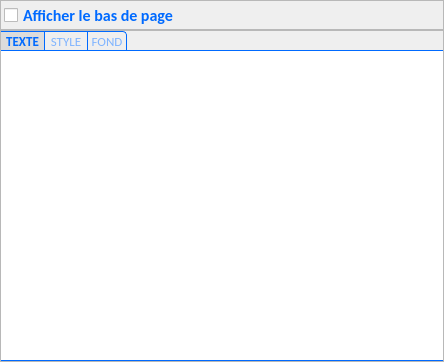
<?xml version="1.0" encoding="UTF-8"?>
<ui version="4.0">
 <class>FooterUI</class>
 <widget class="QWidget" name="FooterUI">
  <property name="geometry">
   <rect>
    <x>0</x>
    <y>0</y>
    <width>444</width>
    <height>362</height>
   </rect>
  </property>
  <property name="windowTitle">
   <string>Form</string>
  </property>
  <layout class="QVBoxLayout" name="vlFooter">
   <property name="spacing">
    <number>0</number>
   </property>
   <property name="leftMargin">
    <number>0</number>
   </property>
   <property name="topMargin">
    <number>0</number>
   </property>
   <property name="rightMargin">
    <number>0</number>
   </property>
   <property name="bottomMargin">
    <number>0</number>
   </property>
   <item>
    <widget class="QFrame" name="frameEnableFooter">
     <property name="maximumSize">
      <size>
       <width>16777215</width>
       <height>30</height>
      </size>
     </property>
     <property name="frameShape">
      <enum>QFrame::StyledPanel</enum>
     </property>
     <property name="frameShadow">
      <enum>QFrame::Raised</enum>
     </property>
     <layout class="QHBoxLayout" name="horizontalLayout">
      <property name="leftMargin">
       <number>3</number>
      </property>
      <property name="topMargin">
       <number>5</number>
      </property>
      <property name="rightMargin">
       <number>3</number>
      </property>
      <property name="bottomMargin">
       <number>5</number>
      </property>
      <item>
       <widget class="QCheckBox" name="cbEnableFooter">
        <property name="minimumSize">
         <size>
          <width>150</width>
          <height>0</height>
         </size>
        </property>
        <property name="toolTip">
         <string>Utiliser les paramètres définis ci-dessous pour cet ensemble</string>
        </property>
        <property name="styleSheet">
         <string notr="true">QWidget {
  
	color : rgb(0,106,255);
    font:  bold 12pt Calibri;


 }
</string>
        </property>
        <property name="text">
         <string>Afficher le bas de page</string>
        </property>
       </widget>
      </item>
      <item>
       <spacer name="horizontalSpacer1">
        <property name="orientation">
         <enum>Qt::Horizontal</enum>
        </property>
        <property name="sizeHint" stdset="0">
         <size>
          <width>40</width>
          <height>20</height>
         </size>
        </property>
       </spacer>
      </item>
     </layout>
    </widget>
   </item>
   <item>
    <widget class="QFrame" name="frameFooter">
     <property name="maximumSize">
      <size>
       <width>16777215</width>
       <height>16777215</height>
      </size>
     </property>
     <property name="frameShape">
      <enum>QFrame::StyledPanel</enum>
     </property>
     <property name="frameShadow">
      <enum>QFrame::Raised</enum>
     </property>
     <layout class="QVBoxLayout" name="verticalLayout_34">
      <property name="spacing">
       <number>0</number>
      </property>
      <property name="leftMargin">
       <number>0</number>
      </property>
      <property name="topMargin">
       <number>0</number>
      </property>
      <property name="rightMargin">
       <number>0</number>
      </property>
      <property name="bottomMargin">
       <number>0</number>
      </property>
      <item>
       <widget class="QTabWidget" name="tabFooter">
        <property name="sizePolicy">
         <sizepolicy hsizetype="Expanding" vsizetype="Preferred">
          <horstretch>0</horstretch>
          <verstretch>0</verstretch>
         </sizepolicy>
        </property>
        <property name="minimumSize">
         <size>
          <width>0</width>
          <height>0</height>
         </size>
        </property>
        <property name="maximumSize">
         <size>
          <width>16777215</width>
          <height>16777215</height>
         </size>
        </property>
        <property name="styleSheet">
         <string notr="true">
/* ################################  TAB BAR*/

QTabWidget::tab-bar {
    alignment: left;
}

/* ################################  PANE */

QTabWidget::pane { 

	/* border */
    border: 0px solid rgb(0,106,255);
    border-top: 1px solid rgb(0,106,255);
	border-right: 0px solid rgb(0,106,255);
	border-bottom: 1px solid rgb(0,106,255);


	/* border radius */
	border-top-right-radius: 0px;
	border-top-left-radius: 0px;
	border-bottom-right-radius: 0px;
	border-bottom-left-radius: 0px;

	/* color */
	background-color:rgb(255, 255, 255)
}

/* ################################  TAB*/

/* ################ BASE */

QTabBar::tab {

	/* border */
    border: 0px solid rgb(0,106,255);
    border-right: 1px solid rgb(0,106,255);
    border-top: 1px solid rgb(0,106,255);

	/* border radius */
    border-radius: 0px;

	/* size */
	height:4ex;
	min-width:20ex;

	/* padding */
    padding: 2px;
}

/* ################ SELECTION */

QTabBar::tab:!selected {

	/* color */
	background-color: qlineargradient(x1: 0, y1: 0, x2: 0, y2: 1,
                                       stop: 0 #f6f7fa, stop: 1 #dadbde);
	color : rgb(127,180,255);

	/* font */
  	font:  10pt Calibri;
}


QTabBar::tab:selected {

	/* color */
	color : rgb(0,106,255);
    background-color:  rgb(220,220,220);

	/* font */
	 font: bold 10pt Calibri;
}


/* ################ HOVER*/

QTabBar::tab:hover  {

	/* color */
	color : rgb(0,106,255);	
    background-color: qlineargradient(x1: 0, y1: 0, x2: 0, y2: 1,
                                       stop: 0 #dadbde, stop: 1 #f6f7fa);

	/* font */
	 font: bold 10pt Calibri;
}


/* ################ FIRST / LAST */

QTabBar::tab:first{

	/* border */
	border-left: 0px solid rgb(0,106,255);

	/* border radius */
	border-top-left-radius: 0px;
	border-bottom-left-radius: 0px;

}

QTabBar::tab:last{

	/* border radius */
	 border-top-right-radius: 4px;
}
</string>
        </property>
        <property name="tabPosition">
         <enum>QTabWidget::North</enum>
        </property>
        <property name="tabShape">
         <enum>QTabWidget::Rounded</enum>
        </property>
        <property name="currentIndex">
         <number>0</number>
        </property>
        <property name="elideMode">
         <enum>Qt::ElideLeft</enum>
        </property>
        <widget class="QWidget" name="pageFooterText">
         <property name="sizePolicy">
          <sizepolicy hsizetype="Preferred" vsizetype="Expanding">
           <horstretch>0</horstretch>
           <verstretch>0</verstretch>
          </sizepolicy>
         </property>
         <attribute name="title">
          <string>TEXTE</string>
         </attribute>
         <layout class="QVBoxLayout" name="vlFooterText">
          <property name="spacing">
           <number>0</number>
          </property>
          <property name="leftMargin">
           <number>0</number>
          </property>
          <property name="topMargin">
           <number>0</number>
          </property>
          <property name="rightMargin">
           <number>0</number>
          </property>
          <property name="bottomMargin">
           <number>0</number>
          </property>
         </layout>
        </widget>
        <widget class="QWidget" name="pageStyle">
         <property name="sizePolicy">
          <sizepolicy hsizetype="Preferred" vsizetype="Minimum">
           <horstretch>0</horstretch>
           <verstretch>0</verstretch>
          </sizepolicy>
         </property>
         <attribute name="title">
          <string>STYLE</string>
         </attribute>
         <layout class="QVBoxLayout" name="vlStyle">
          <property name="spacing">
           <number>0</number>
          </property>
          <property name="leftMargin">
           <number>0</number>
          </property>
          <property name="topMargin">
           <number>0</number>
          </property>
          <property name="rightMargin">
           <number>0</number>
          </property>
          <property name="bottomMargin">
           <number>0</number>
          </property>
         </layout>
        </widget>
        <widget class="QWidget" name="pageFooterBackground">
         <property name="sizePolicy">
          <sizepolicy hsizetype="Preferred" vsizetype="Minimum">
           <horstretch>0</horstretch>
           <verstretch>0</verstretch>
          </sizepolicy>
         </property>
         <attribute name="title">
          <string>FOND</string>
         </attribute>
         <layout class="QVBoxLayout" name="vlFooterBackground">
          <property name="spacing">
           <number>0</number>
          </property>
          <property name="leftMargin">
           <number>0</number>
          </property>
          <property name="topMargin">
           <number>0</number>
          </property>
          <property name="rightMargin">
           <number>0</number>
          </property>
          <property name="bottomMargin">
           <number>0</number>
          </property>
         </layout>
        </widget>
       </widget>
      </item>
     </layout>
    </widget>
   </item>
  </layout>
 </widget>
 <resources/>
 <connections/>
</ui>
